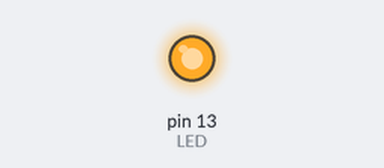
Simulated run of this sketch. Board: Arduino Uno, built with avr-gcc and run on an emulated ATmega328P. Parts: output pins drawn as LEDs (lit = HIGH).

Above: at 0.2 s.
At 16.5 s:
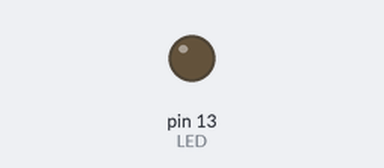
Timing chart, 0 to 22.8 s (numbered marks = the images above):
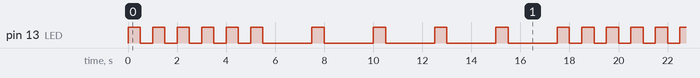

The sketch:

LED_Blinking_fastandslow.ino
```cpp
int LED = 13;
int i;

void setup(){
pinMode(LED,OUTPUT);
}

void loop(){
for(i=1;i<=10;i++){
  if(i<=5){
    digitalWrite(LED,HIGH);
    delay(500);
    digitalWrite(LED,LOW);
    delay(500);
}else{
    digitalWrite(LED,HIGH);
    delay(500);
    digitalWrite(LED,LOW);
    delay(2000);
 }
}

}
```

Measured:
- by itself, pin 13 (LED): repeats every 17.5 s: 5 × (LOW 0.50 s, HIGH 0.50 s), 5 × (LOW 2.0 s, HIGH 0.50 s)
- by itself, everything shown: repeats every 17.5 s, in 20 steps
